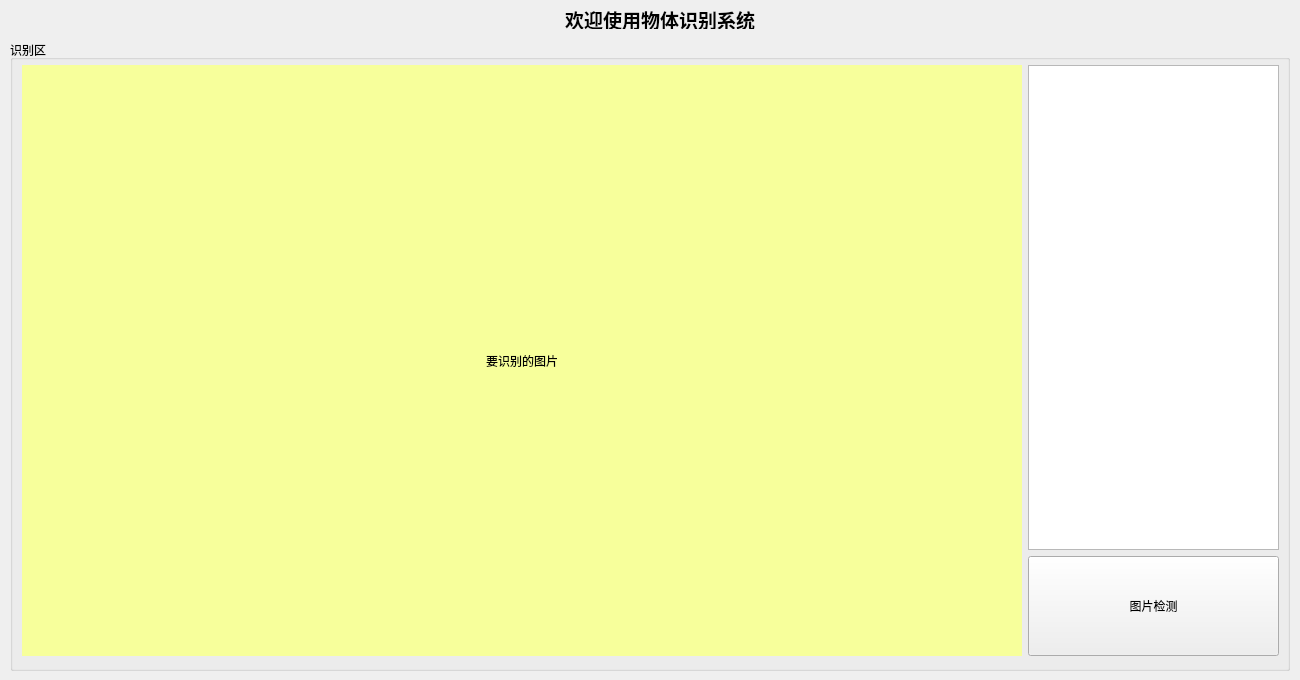
<?xml version="1.0" encoding="UTF-8"?>
<ui version="4.0">
 <class>MainWindow</class>
 <widget class="QWidget" name="MainWindow">
  <property name="geometry">
   <rect>
    <x>0</x>
    <y>0</y>
    <width>1300</width>
    <height>680</height>
   </rect>
  </property>
  <property name="minimumSize">
   <size>
    <width>1300</width>
    <height>680</height>
   </size>
  </property>
  <property name="windowTitle">
   <string>图片识别</string>
  </property>
  <property name="layoutDirection">
   <enum>Qt::LeftToRight</enum>
  </property>
  <property name="autoFillBackground">
   <bool>false</bool>
  </property>
  <widget class="QLabel" name="label">
   <property name="geometry">
    <rect>
     <x>10</x>
     <y>10</y>
     <width>1300</width>
     <height>19</height>
    </rect>
   </property>
   <property name="minimumSize">
    <size>
     <width>1300</width>
     <height>0</height>
    </size>
   </property>
   <property name="font">
    <font>
     <pointsize>14</pointsize>
     <weight>75</weight>
     <italic>false</italic>
     <bold>true</bold>
     <kerning>true</kerning>
    </font>
   </property>
   <property name="text">
    <string>欢迎使用物体识别系统</string>
   </property>
   <property name="alignment">
    <set>Qt::AlignCenter</set>
   </property>
   <property name="wordWrap">
    <bool>false</bool>
   </property>
  </widget>
  <widget class="QGroupBox" name="groupBox">
   <property name="geometry">
    <rect>
     <x>10</x>
     <y>40</y>
     <width>1280</width>
     <height>631</height>
    </rect>
   </property>
   <property name="minimumSize">
    <size>
     <width>1280</width>
     <height>630</height>
    </size>
   </property>
   <property name="title">
    <string>识别区</string>
   </property>
   <widget class="QWidget" name="">
    <property name="geometry">
     <rect>
      <x>10</x>
      <y>20</y>
      <width>1261</width>
      <height>601</height>
     </rect>
    </property>
    <layout class="QHBoxLayout" name="horizontalLayout">
     <property name="leftMargin">
      <number>2</number>
     </property>
     <property name="topMargin">
      <number>5</number>
     </property>
     <property name="rightMargin">
      <number>2</number>
     </property>
     <property name="bottomMargin">
      <number>5</number>
     </property>
     <item>
      <widget class="QLabel" name="label_new">
       <property name="enabled">
        <bool>true</bool>
       </property>
       <property name="sizePolicy">
        <sizepolicy hsizetype="Expanding" vsizetype="Expanding">
         <horstretch>0</horstretch>
         <verstretch>0</verstretch>
        </sizepolicy>
       </property>
       <property name="minimumSize">
        <size>
         <width>1000</width>
         <height>580</height>
        </size>
       </property>
       <property name="styleSheet">
        <string notr="true">QLabel {
	
	background-color: rgb(247, 255, 155);
}</string>
       </property>
       <property name="text">
        <string>要识别的图片</string>
       </property>
       <property name="alignment">
        <set>Qt::AlignCenter</set>
       </property>
      </widget>
     </item>
     <item>
      <layout class="QVBoxLayout" name="verticalLayout">
       <item>
        <widget class="QTextBrowser" name="textBrowser">
         <property name="minimumSize">
          <size>
           <width>0</width>
           <height>0</height>
          </size>
         </property>
         <property name="maximumSize">
          <size>
           <width>260</width>
           <height>16777215</height>
          </size>
         </property>
         <property name="styleSheet">
          <string notr="true"/>
         </property>
        </widget>
       </item>
       <item>
        <widget class="QPushButton" name="pushButton_img">
         <property name="minimumSize">
          <size>
           <width>0</width>
           <height>100</height>
          </size>
         </property>
         <property name="maximumSize">
          <size>
           <width>260</width>
           <height>16777215</height>
          </size>
         </property>
         <property name="text">
          <string>图片检测</string>
         </property>
        </widget>
       </item>
      </layout>
     </item>
    </layout>
   </widget>
  </widget>
 </widget>
 <resources/>
 <connections/>
</ui>
